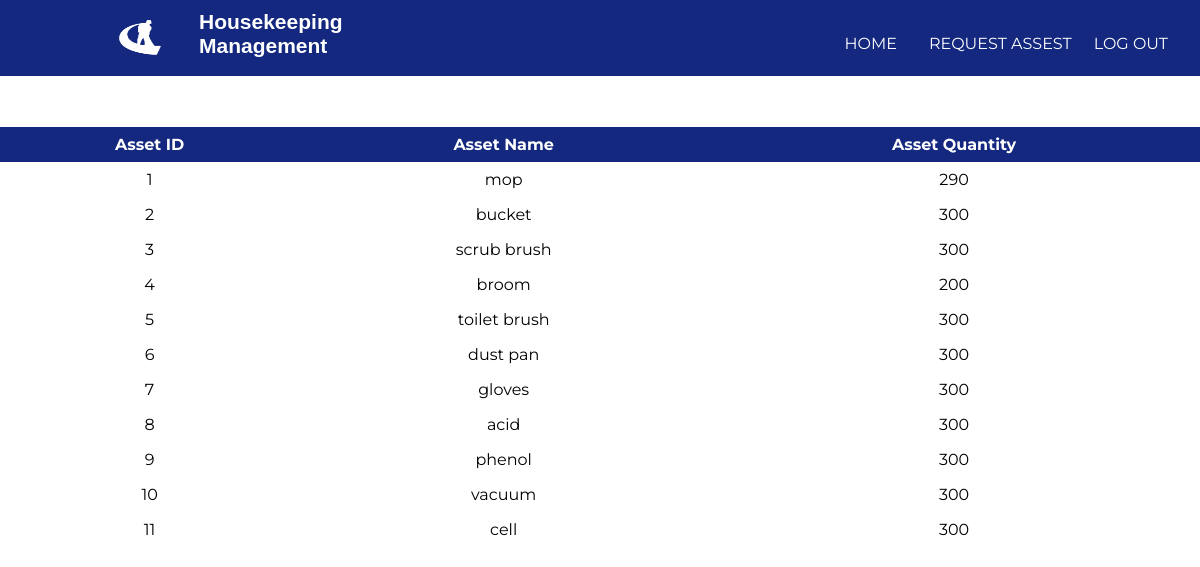
Before: /assetreq.php with the older database file.
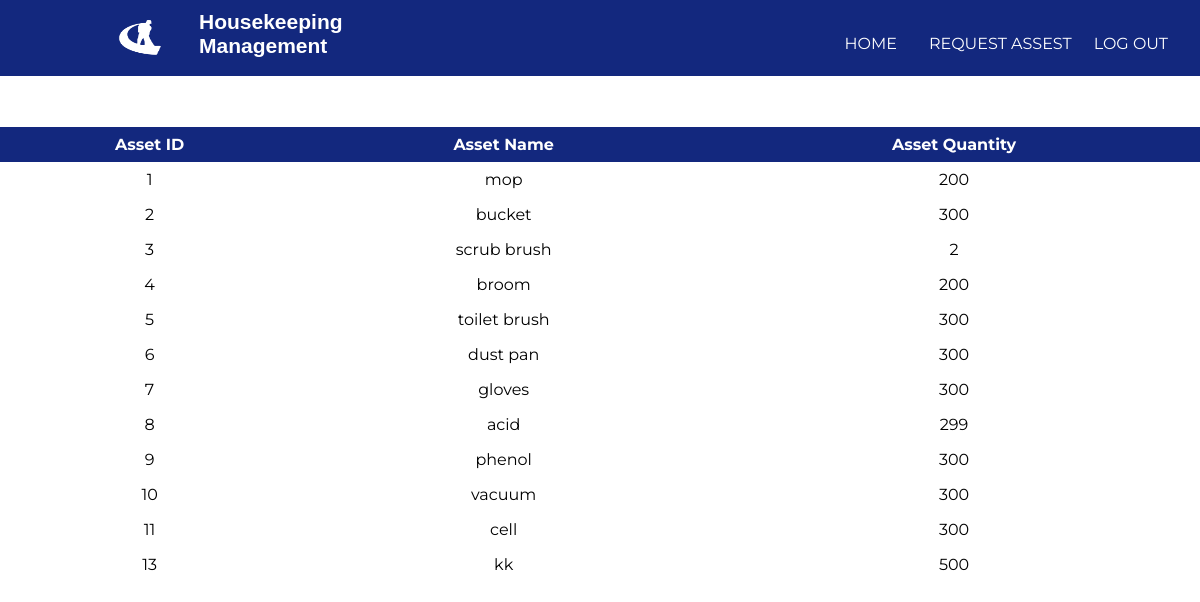
After: the same page with the newer database file.
### tables this page shows
CREATE TABLE `assets` (
  `asset_name` varchar(100) DEFAULT NULL,
  `request_id` int(11) NOT NULL,
  `bio_id` int(11) NOT NULL,
  `asset_history` int(11) NOT NULL,
  `asset_quantity` int(11) NOT NULL,
  `asset_id` int(11) NOT NULL,
  `requested_quantity` int(11) NOT NULL,
  `alocated_qty` int(11) NOT NULL,
  `utilised_qty` int(11) NOT NULL
);

### assetreq.php (the view, shortened to what this page needs)
<?php
require_once('process/dbh.php');
$sql = "SELECT asset_id, asset_name, asset_quantity FROM assets";
$result = mysqli_query($conn, $sql);
?>
<html>
<head>
    <link rel="stylesheet" type="text/css" href="styleemplogin.css">
</head>
<body>
    <header>
        <nav>
        <img src="logo.png" alt="Description of the image">
        <h1 class="container">Housekeeping <br> Management</h1>
			<ul id="navli">
            <li><a class="homered" href="sloginwel.php">HOME</a></li>
                <li><a class="homered" href="assetreq.php">REQUEST ASSEST</a></li>
                <li><a class="homeblack" href="login.html">LOG OUT</a></li>
            </ul>
        </nav>
    </header>
    <div class="divider"></div>
    <table>
        <tr>
            <th align="center">Asset ID</th>
            <th align="center">Asset Name</th>
            <th align="center">Asset Quantity</th>
        </tr>
        <?php
        while ($asset = mysqli_fetch_assoc($result)) {
            echo "<tr>";
            echo "<tr onclick=\"showRequestForm('{$asset['asset_id']}')\">";
            echo "<td>".$asset['asset_id']."</td>";
            echo "<td>".$asset['asset_name']."</td>";
            echo "<td>".$asset['asset_quantity']."</td>";
        }
        ?>
    </table>
</body>
</html>

Changed rows visible on the page:
changed assets "mop": asset_quantity "290" → "200"
changed assets "scrub brush": asset_quantity "300" → "2"
changed assets "acid": asset_quantity "300" → "299"
added assets: asset_id "13", asset_name "kk", asset_quantity "500"
